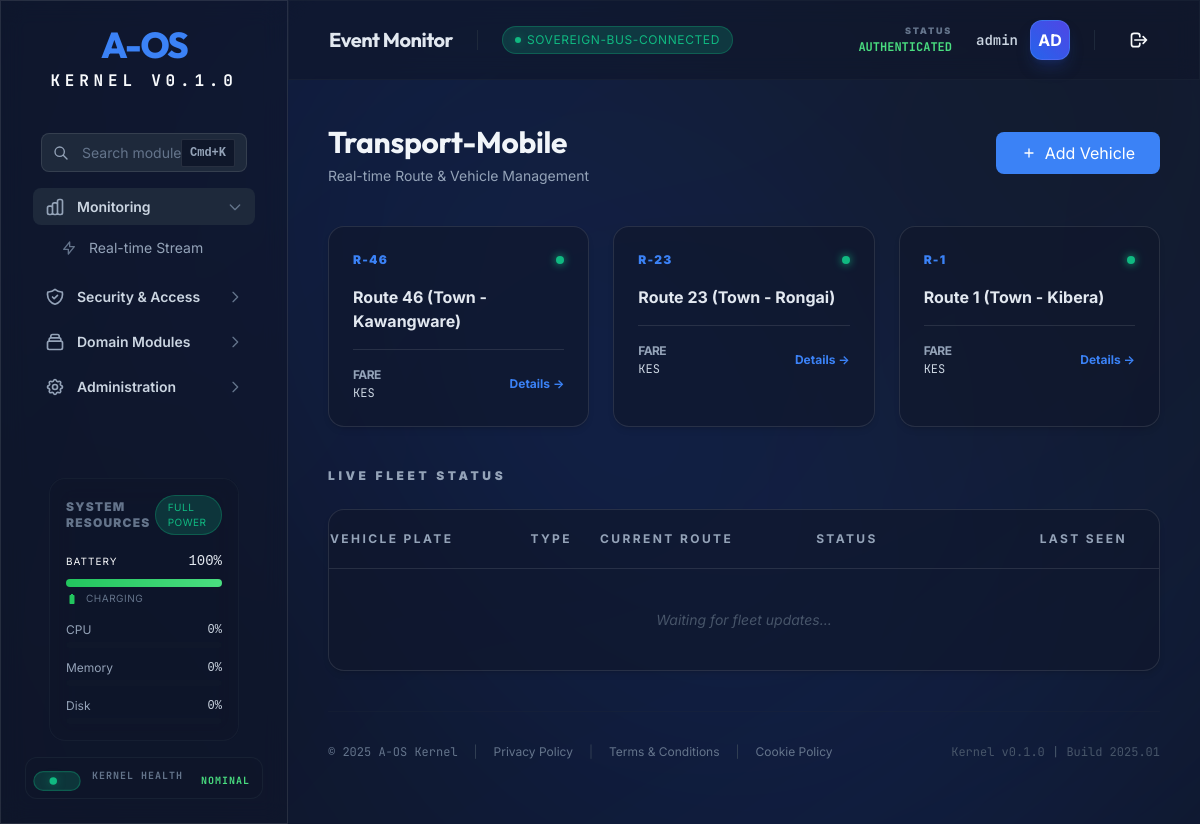
Screenshot of /transport/ (signed in) with the database file from the repository.
### tables this page shows
CREATE TABLE routes (
        id TEXT PRIMARY KEY,
        name TEXT NOT NULL,
        start_point TEXT,
        end_point TEXT,
        base_price REAL,
        metadata TEXT
    );

### aos/api/routers/transport.py (the view)
@router.get("/", response_class=HTMLResponse)
async def transport_root(request: Request, current_user: dict = Depends(get_current_operator)):
    if not transport_state.module:
        return HTMLResponse("TransportModule not initialized", status_code=500)
    routes = transport_state.module.list_routes()
    return templates.TemplateResponse(
        "transport.html",
        {
            "request": request,
            "user": current_user,
            "routes": routes
        }
    )

### aos/api/templates/transport.html (shortened to what this page needs)
{% extends "dashboard.html" %}
{% block content %}
<div class="space-y-10 fade-in">
    <div class="flex items-center justify-between">
        <div>
            <h2 class="aos-h2 text-[var(--aos-neutral-100)]">Transport-Mobile</h2>
            <p class="aos-text-muted aos-text-sm aos-mt-1">Real-time Route & Vehicle Management</p>
        </div>
        <div class="flex space-x-4">
            <button class="aos-btn aos-btn-primary aos-size-md" hx-get="/transport/vehicle/new"
                hx-target="#transport-modal-content"
                onclick="document.getElementById('transport-modal').classList.remove('hidden')">
                <svg class="w-4 h-4" fill="none" stroke="currentColor" viewBox="0 0 24 24">
                    <path stroke-linecap="round" stroke-linejoin="round" stroke-width="2" d="M12 6v6m0 0v6m0-6h6m0-0H6">
                    </path>
                </svg>
                <span>Add Vehicle</span>
            </button>
        </div>
    </div>
    <div class="grid grid-cols-1 md:grid-cols-3 gap-6">
        {% for route in routes %}
        {% call card(class="hover:border-[var(--aos-primary-base)]/50 transition-colors cursor-pointer group") %}
        <div class="flex items-center justify-between mb-4">
            <span class="aos-text-xs font-black text-[var(--aos-primary-base)] uppercase tracking-widest">{{ route.id
                }}</span>
            <div class="w-2 h-2 rounded-full bg-[var(--aos-success-base)] shadow-[0_0_8px_var(--aos-success-base)]">
            </div>
        </div>
        <h4
            class="aos-text-lg font-bold text-[var(--aos-neutral-200)] group-hover:text-[var(--aos-primary-base)] transition-colors">
            {{ route.name }}</h4>
        <div class="mt-4 pt-4 border-t border-[var(--aos-surface-border)] flex items-center justify-between">
            <div class="aos-text-xs aos-text-muted">
                <span class="block uppercase font-bold tracking-tighter">Fare</span>
                <span class="text-[var(--aos-neutral-300)] aos-text-mono">KES {{ route.base_price }}</span>
            </div>
            <a href="/transport/route/{{ route.id }}"
                class="aos-text-xs font-bold text-[var(--aos-primary-base)] hover:text-[var(--aos-primary-active)]">Details
                →</a>
        </div>
        {% endcall %}
        {% endfor %}
    </div>
    <div class="space-y-6">
        <h3 class="aos-text-xs font-black aos-text-muted uppercase tracking-[0.3em]">Live Fleet Status</h3>
        {% call card(padding="0") %}
        <div class="overflow-x-auto">
            <table class="w-full text-left border-collapse">
                <thead class="bg-[var(--aos-surface-elevated)]/50 border-b border-[var(--aos-surface-border)]">
                    <tr class="aos-text-xs aos-text-muted uppercase tracking-[0.2em] font-black">
                        <th class="aos-px-8 aos-py-5">Vehicle Plate</th>
                        <th class="aos-px-8 aos-py-5">Type</th>
                        <th class="aos-px-8 aos-py-5">Current Route</th>
                        <th class="aos-px-8 aos-py-5">Status</th>
                        <th class="px-8 py-5 text-right">Last Seen</th>
                    </tr>
                </thead>
                <tbody id="fleet-status-body" class="divide-y divide-slate-800/30">
                    <tr class="aos-text-sm aos-text-secondary">
                        <td colspan="5" class="px-8 py-10 text-center italic text-slate-600">
                            Waiting for fleet updates...
                        </td>
                    </tr>
                </tbody>
            </table>
        </div>
        {% endcall %}
    </div>
</div>
{% endblock %}

### aos/api/templates/components/atoms/Card.html (shortened to what this page needs)
{% macro card(
padding="6",
glass=True,
interactive=False,
class="",
id=None
) %}
<div {% if id %}id="{{ id }}" {% endif %}
    class="aos-card {% if glass %}aos-glass{% endif %} {% if interactive %}aos-card-interactive{% endif %} p-{{ padding }} {{ class }}">
    {{ caller() }}
</div>
{% endmacro %}

### rows the page displays
routes: id "R-46", name "Route 46 (Town - Kawangware)"
routes: id "R-23", name "Route 23 (Town - Rongai)"
routes: id "R-1", name "Route 1 (Town - Kibera)"

### other values shown
{{ title }} "Monitoring Security & Access Domain Modules Administration"
{{ item.text }} "Real-time Stream"
{{ name }} "KERNEL HEALTH"
{{ status_text }} "NOMINAL"
{{ text }} "SOVEREIGN-BUS-CONNECTED"
{{ user.username }} "admin"
{{ user.username[:2].upper() }} "AD"
